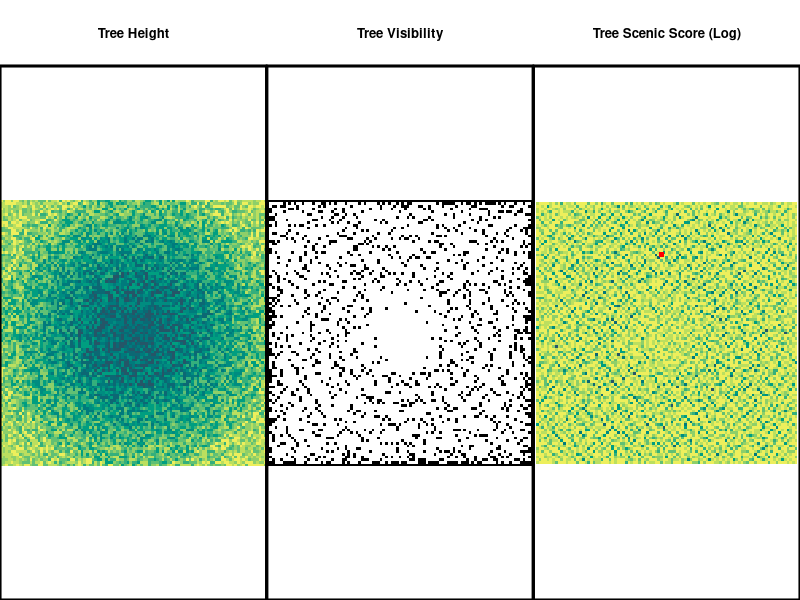

This figure's R source:
input <- apply(do.call(rbind,strsplit(readLines("2022/day08_input.txt"),"")),2,as.integer)
n <- 2*99+2*97
for(i in 2:(nrow(input)-1)){
  for(j in 2:(ncol(input)-1)){
    height <- input[i,j]
    if(all(input[1:(i-1),j]<height)|
       all(input[(i+1):nrow(input),j]<height)|
       all(input[i,1:(j-1)]<height)|
       all(input[i,(j+1):ncol(input)]<height)
    )
      n <- n+1
  }
}
n
#1835

#Alt part 1
map <- input
map[]<-FALSE
map[1,]<-TRUE
map[nrow(map),] <- TRUE
map[,1] <- TRUE
map[,ncol(map)] <- TRUE
for(i in 2:(nrow(input)-1)){
  for(j in 2:(ncol(input)-1)){
    height <- input[i,j]
    if(all(input[1:(i-1),j]<height)|
       all(input[(i+1):nrow(input),j]<height)|
       all(input[i,1:(j-1)]<height)|
       all(input[i,(j+1):ncol(input)]<height)
    )
      map[i,j] <- TRUE
  }
}
sum(map)
#1835

map2 <- input
map2[]<-0
for(i in 2:(nrow(input)-1)){
  for(j in 2:(ncol(input)-1)){
    height <- input[i,j]
    w <- which(input[(i-1):1,j]>=height)
    scenic  <- ifelse(length(w),w[1],i-1)
    w <- which(input[(i+1):nrow(input),j]>=height)
    scenic  <- scenic * ifelse(length(w),w[1],nrow(input)-i)
    w <- which(input[i,(j-1):1]>=height)
    scenic  <- scenic * ifelse(length(w),w[1],j-1)
    w <- which(input[i,(j+1):ncol(input)]>=height)
    scenic  <- scenic * ifelse(length(w),w[1],ncol(input)-j)
    map2[i,j] <- scenic
  }
}
max(map2)
#263670

### Visualization
png("plot_day08.png",h=400,w=1060)
par(mfcol=c(1,3))
par(mar=c(0,0,5,0))
image(input,col=rev(hcl.colors(10,"ag_GrnYl")),ax=F,ann=F,asp=1)
box(lwd=3)
title("Tree Height")

par(mar=c(0,0,5,0))
image(map,col=c("white","black"),ax=F,ann=F,asp=1)
box(lwd=3)
title("Tree Visibility")

par(mar=c(0,0,5,0))
image(1:99,1:99,log(map2),col=rev(hcl.colors(10,"ag_GrnYl")),ax=F,ann=F,asp=1)
points(48,79,pch=15,col="red")
box(lwd=3)
title("Tree Scenic Score (Log)")
dev.off()
